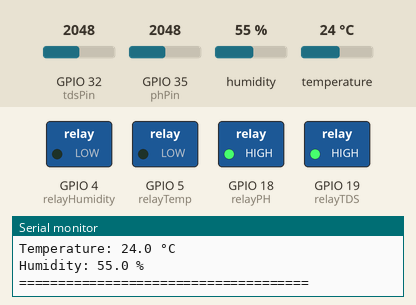
Recording of a sketch running on a simulated ESP32. Parts: switched loads named in the sketch (green lamp = pin HIGH), the last lines printed to the serial monitor. The inputs (shaded band) are chosen by the test bench; at power-on: humidity 55 %, GPIO 32 (tdsPin) = 2048, temperature 24 °C, GPIO 35 (phPin) = 2048.

Above: at 2.8 s.
2.9 s: humidity set to 31 %
5.6 s: humidity set to 28 %
At 7.5 s:
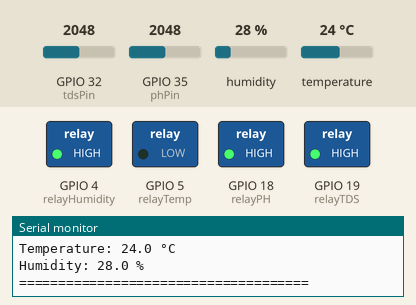
8.3 s: GPIO 32 (tdsPin) set to 665
11.4 s: GPIO 32 (tdsPin) set to 584
At 13.3 s:
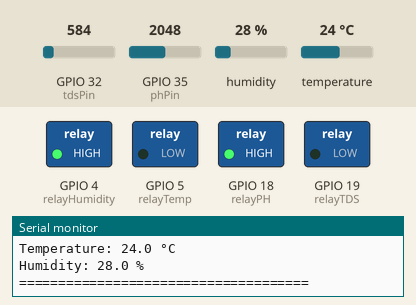
14.1 s: temperature set to 21 °C
16.8 s: temperature set to 18 °C
At 19.0 s:
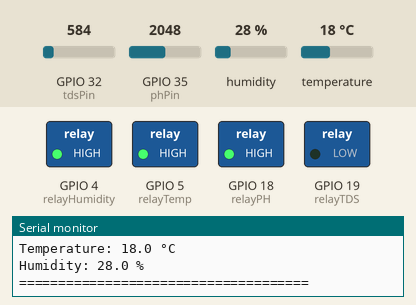
Timing chart, 0 to 20.5 s (numbered marks = the images above; inputs shaded):
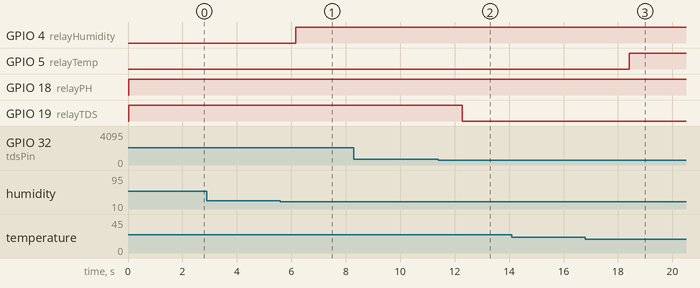

Measured:
- the behaviour switches between 30 and 29 % on humidity (found by bisection; images 0 and 1)
- the behaviour switches between 621 and 620 on GPIO 32 (tdsPin) (found by bisection; images 1 and 2)
- the behaviour switches between 20 and 19 °C on temperature (found by bisection; images 2 and 3)
- after the input at 5.6 s, GPIO 4 (relayHumidity): LOW → HIGH after 0.56 s
- after the input at 11.4 s, GPIO 19 (relayTDS): HIGH → LOW after 0.88 s
- after the input at 16.8 s, GPIO 5 (relayTemp): LOW → HIGH after 1.6 s

The sketch:

sketch_dec2a.ino
```cpp
#include "DHT.h"

// Konfigurasi pin dan variabel
// Sensor TDS
const int tdsPin = 32; // Pin ADC untuk sensor TDS
const float vRef = 3.3; // Tegangan referensi ADC (3.3V)
const int adcResolution = 4095; // Resolusi ADC ESP32
const float tdsFactor = 0.5; // Faktor kalibrasi TDS
const float tdsLowThreshold = 300; // Batas bawah TDS dalam ppm
const float tdsHighThreshold = 1000; // Batas atas TDS dalam ppm

// Sensor pH
const int phPin = 35; // Pin ADC untuk sensor pH
const float phCalibration = 0.0; // Faktor kalibrasi pH (sesuaikan setelah uji)
const float phLowThreshold = 6.5; // Batas bawah pH
const float phHighThreshold = 7.5; // Batas atas pH

// Sensor DHT11
#define DHTPIN 26       // Pin untuk sensor DHT11
#define DHTTYPE DHT11   // Jenis sensor
DHT dht(DHTPIN, DHTTYPE);

// Relay
const int relayTDS = 19;       // Relay 1 untuk TDS
const int relayPH = 18;        // Relay 2 untuk pH
const int relayTemp = 5;      // Relay 3 untuk Suhu
const int relayHumidity = 4;  // Relay 4 untuk Kelembapan

// Ambang batas suhu dan kelembapan
const float tempHighThreshold = 35.0; // Suhu maksimum dalam °C
const float tempLowThreshold = 20.0; // Suhu minimum dalam °C
const float humidityHighThreshold = 80.0; // Kelembapan maksimum dalam %
const float humidityLowThreshold = 30.0; // Kelembapan minimum dalam %

void setup() {
  Serial.begin(115200);
  pinMode(tdsPin, INPUT);
  pinMode(phPin, INPUT);

  // Konfigurasi relay sebagai OUTPUT
  pinMode(relayTDS, OUTPUT);
  pinMode(relayPH, OUTPUT);
  pinMode(relayTemp, OUTPUT);
  pinMode(relayHumidity, OUTPUT);

  dht.begin();
  Serial.println("Sistem Monitoring Sensor Dimulai...");
}

void loop() {
  // === Sensor TDS ===
  int tdsAnalog = analogRead(tdsPin);
  float tdsVoltage = (tdsAnalog / float(adcResolution)) * vRef;
  float tdsValue = (tdsVoltage * 1000 / tdsFactor); // Nilai dalam ppm

  // === Sensor pH ===
  int phAnalog = analogRead(phPin);
  float phVoltage = (phAnalog / float(adcResolution)) * vRef;
  float phValue = 7 + ((2.5 - phVoltage) / 0.18); // Rumus perkiraan pH

  // === Sensor DHT11 ===
  float temperature = dht.readTemperature(); // Temperatur dalam °C
  float humidity = dht.readHumidity();       // Kelembapan dalam %

  // === Kontrol Relay 1 (TDS) ===
  if (tdsValue < tdsLowThreshold || tdsValue > tdsHighThreshold) {
    digitalWrite(relayTDS, HIGH); // Aktifkan relay TDS
    Serial.println("Relay TDS ON: Kondisi tidak normal!");
  } else {
    digitalWrite(relayTDS, LOW); // Matikan relay TDS
    Serial.println("Relay TDS OFF: Kondisi normal.");
  }

  // === Kontrol Relay 2 (pH) ===
  if (phValue < phLowThreshold || phValue > phHighThreshold) {
    digitalWrite(relayPH, HIGH); // Aktifkan relay pH
    Serial.println("Relay pH ON: Kondisi tidak normal!");
  } else {
    digitalWrite(relayPH, LOW); // Matikan relay pH
    Serial.println("Relay pH OFF: Kondisi normal.");
  }

  // === Kontrol Relay 3 (Temperature) ===
  if (temperature < tempLowThreshold || temperature > tempHighThreshold) {
    digitalWrite(relayTemp, HIGH); // Aktifkan relay suhu
    Serial.println("Relay Temp ON: Suhu tidak normal!");
  } else {
    digitalWrite(relayTemp, LOW); // Matikan relay suhu
    Serial.println("Relay Temp OFF: Suhu normal.");
  }

  // === Kontrol Relay 4 (Humidity) ===
  if (humidity < humidityLowThreshold || humidity > humidityHighThreshold) {
    digitalWrite(relayHumidity, HIGH); // Aktifkan relay kelembapan
    Serial.println("Relay Humidity ON: Kelembapan tidak normal!");
  } else {
    digitalWrite(relayHumidity, LOW); // Matikan relay kelembapan
    Serial.println("Relay Humidity OFF: Kelembapan normal.");
  }

  // Tampilkan hasil di Serial Monitor
  Serial.println("=====================================");
  Serial.print("TDS: ");
  Serial.print(tdsValue, 2);
  Serial.println(" ppm");

  Serial.print("pH: ");
  Serial.print(phValue, 2);
  Serial.println("");

  if (isnan(temperature) || isnan(humidity)) {
    Serial.println("Gagal membaca dari sensor DHT11!");
  } else {
    Serial.print("Temperature: ");
    Serial.print(temperature, 1);
    Serial.println(" °C");

    Serial.print("Humidity: ");
    Serial.print(humidity, 1);
    Serial.println(" %");
  }

  Serial.println("=====================================\n");

  delay(2000); // Delay 2 detik
}
```
